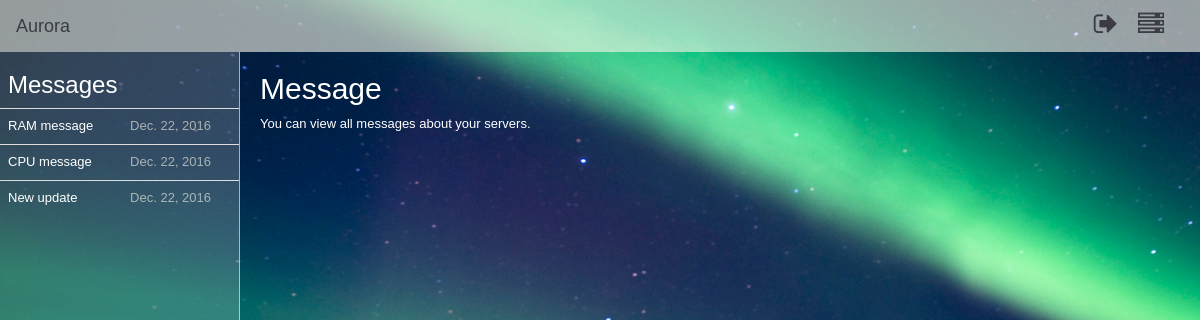
The page /messages/0 (signed in) on the database as committed earlier.
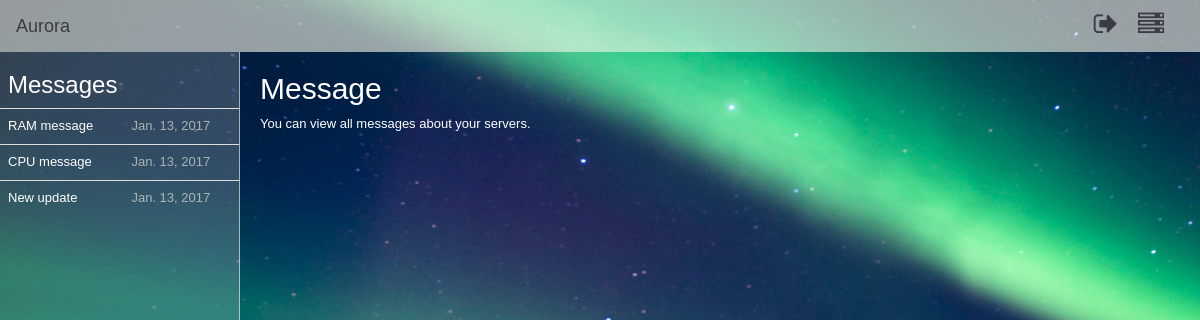
The same page on the database as committed later.
### AuroraPlus/models.py (models this page shows)
class Messages(models.Model):
    ID = models.AutoField(primary_key=True)
    User_ID = models.TextField(max_length=10)
    Message_Name = models.TextField(max_length=20)
    Message_Text = models.TextField(max_length=500)
    Date_Received = models.DateField(auto_now=True)
    Message_Read = models.BooleanField(default=0)

### AuroraPlus/views.py (the view)
# urls.py: url(r'^messages/(?P<message_id>\w{0,50000})$', views.messages, name='messages'),
def messages(request, message_id):
    current_user = request.user
    user_id = current_user.id
    all_messages = GetMessages.get_messages(user_id)
    select_message = GetMessages.select_message(user_id, message_id)
    GetMessages.message_read(user_id, message_id)
    render_messages = {'Messages': all_messages, 'selected_message': select_message, 'message_id': message_id}
    return render(request, 'messages.html', render_messages)

### bin/ServerMonitoring/messages.py (called while the page is built)
    @staticmethod
    def get_messages(user_id):
        all_messages = Messages.objects.filter(User_ID=user_id).all()
        return all_messages

    @staticmethod
    def select_message(user_id, message_id):
        selected_message = Messages.objects.filter(User_ID=user_id, ID=message_id).all()
        return selected_message

    @staticmethod
    def message_read(user_id, message_id):
        if user_id is None or message_id is None:
            return 'There has been an error.'
        else:
            try:
                message_to_edit = Messages.objects.get(User_ID=user_id, ID=message_id)
                message_to_edit.Message_Read = 1
                message_to_edit.save()
            except:
                return 'There has been an error(2).'
            return True

### templates/messages.html (shortened to what this page needs)
{% load static from staticfiles %}
{% load current_tags %}
<!DOCTYPE html>
<html lang="en">
<head>
    <link rel="stylesheet" type="text/css" href="{% static "bootstrap/css/bootstrap.min.css" %}"/>
    <link rel="stylesheet" type="text/css" href="{% static "fontawesome/css/font-awesome.min.css" %}">
    <link rel="stylesheet" type="text/css" href="{% static "custom/css/navbar.css" %}"/>
    <link rel="stylesheet" type="text/css" href="{% static "custom/css/sidebar.css" %}"/>
    <link rel="stylesheet" type="text/css" href="{% static "custom/css/messages.css" %}"/>
</head>
<body>
{% include 'top.html' %}
<div id="side">
    <h3 class="messages-title">Messages</h3>
    <table class="table">
        {% for message in Messages %}
            {% if message.Message_Read == 0 %}
                <tr class="message unread">
                    <td><b><a href="/messages/{{ message.ID }}">{{ message.Message_Name }}</a></b></td>
                    <td><b>{{ message.Date_Received }}</b></td>
                </tr>
            {% elif message.Message_Read == 1 %}
                <tr class="message read">
                    <td><a href="/messages/{{ message.ID }}">{{ message.Message_Name }}</a></td>
                    <td>{{ message.Date_Received }}</td>
                </tr>
            {% endif %}
        {% endfor %}
    </table>
</div>
<div id="content">
    {% if message_id == "0" %}
        <h2 class="message-title">Message</h2>
        <p class="message-text">You can view all messages about your servers.</p>
    {% else %}
        {% for item in selected_message %}
            <h2 class="message-title">{{ item.Message_Name }}</h2>
            <p class="message-date">{{ item.Date_Received }}</p>
            <p class="message-text">{{ item.Message_Text }}</p>
        {% endfor %}
    {% endif %}
</div>
</body>
</html>

Rows that differ between the two databases and show on the page:
changed Messages "RAM message": Date_Received "Dec. 22, 2016" → "Jan. 13, 2017"
changed Messages "CPU message": Date_Received "Dec. 22, 2016" → "Jan. 13, 2017"
changed Messages "New update": Date_Received "Dec. 22, 2016" → "Jan. 13, 2017"
